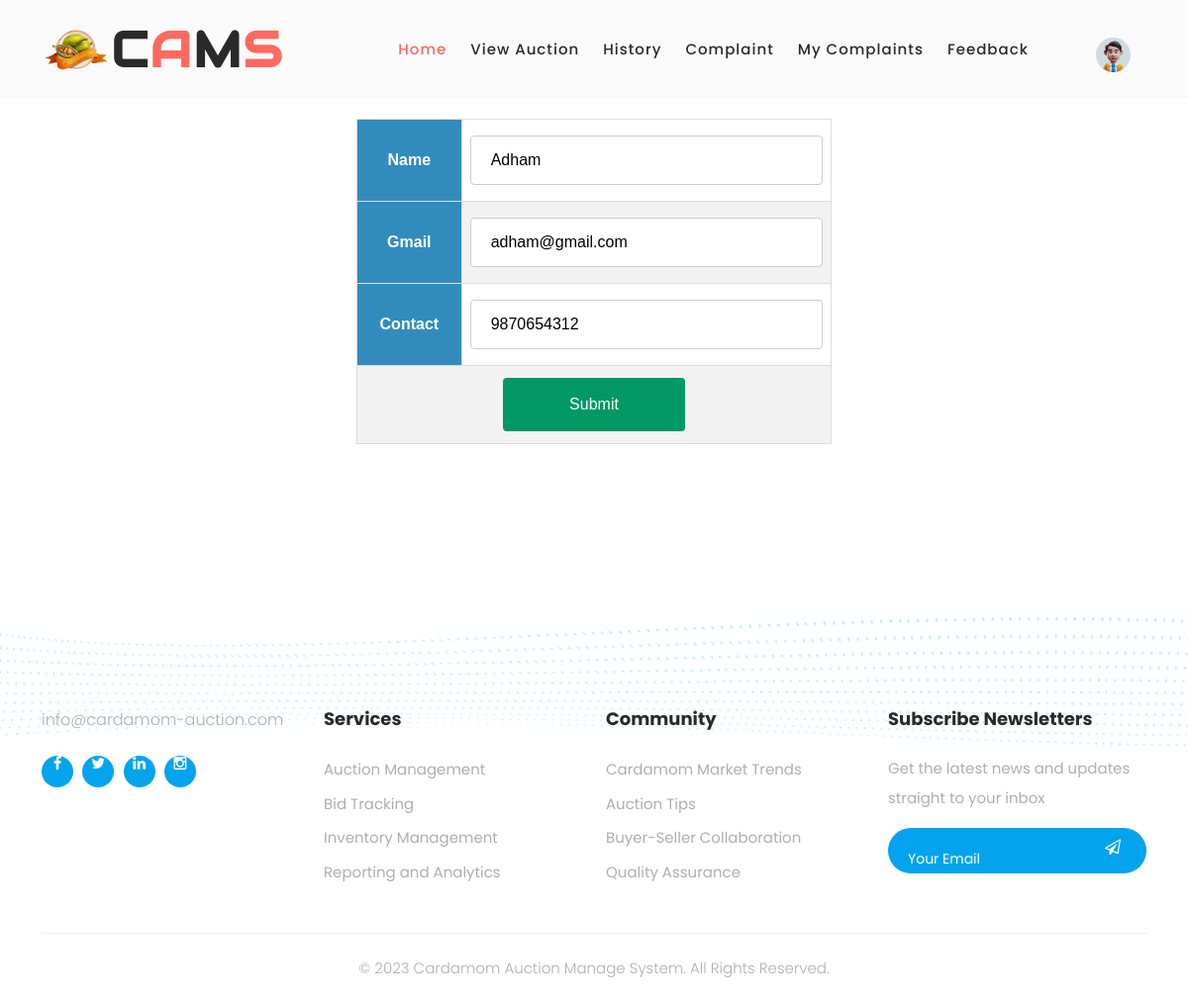
The app's page /PROJECT/Trader/EditProfile.php (signed in) with its own data.
### tables this page shows
CREATE TABLE `tbl_trader` (
  `trader_id` int(11) NOT NULL,
  `trader_name` varchar(50) NOT NULL,
  `trader_contact` varchar(10) NOT NULL,
  `trader_email` varchar(50) NOT NULL,
  `trader_password` varchar(20) NOT NULL,
  `trader_address` varchar(50) NOT NULL,
  `trader_photo` varchar(150) NOT NULL,
  `trader_v_status` varchar(50) NOT NULL DEFAULT '0',
  `trader_doj` varchar(50) NOT NULL,
  `place_id` int(11) NOT NULL,
  `trader_licenseno` varchar(50) NOT NULL,
  `trader_license_date` varchar(50) NOT NULL,
  `trader_rc` varchar(30) NOT NULL,
  `trader_gst` varchar(30) NOT NULL
);

### PROJECT/Trader/EditProfile.php (the view, shortened to what this page needs)
<!DOCTYPE html PUBLIC "-//W3C//DTD XHTML 1.0 Transitional//EN" "http://www.w3.org/TR/xhtml1/DTD/xhtml1-transitional.dtd">
<html xmlns="http://www.w3.org/1999/xhtml">
<head>
</head>
<body>
<?php
include("Head.php");
?>
<?php
include("../Assets/Connection/Connection.php");
$selQry="select * from tbl_trader where trader_id=".$_SESSION['tid'];
	$res=$conn->query($selQry);
	$data=$res->fetch_assoc();
?>
<form id="form1" name="form1" method="post" action="">
  <table width="200" border="1" align="center">
    <tr>
      <th>Name</th>
      <td><label for="txt_name2"></label>
      <input type="text" value="<?php echo $data['trader_name']?>" name="txt_name" id="txt_name" /></td>
    </tr>
    <tr>
      <th>Gmail</th>
      <td><label for="txt_email"></label>
      <input type="text" value="<?php echo $data['trader_email']?>" name="txt_email" id="txt_email" /></td>
    </tr>
    <tr>
      <th>Contact</th>
      <td><label for="txt_contact"></label>
      <input type="text" value="<?php echo $data['trader_contact']?>" name="txt_contact" id="txt_contact" /></td>
    </tr>
    <tr>
      <td colspan="2" align="center"><input type="submit" name="btn_submit" id="btn_submit" value="Submit" /></td>
    </tr>
  </table>
</form>
<?php
include("Foot.php");
?>
</body>
</html>

### PROJECT/Assets/Template/User/Dashboard/css/templatemo-onix-digital.css (style rules this page uses)
html, body, div, span, applet, object, iframe, h1, h2, h3, h4, h5, h6, p, blockquote, div pre, a, abbr, acronym, address, big, cite, code, del, dfn, em, font, img, ins, kbd, q, s, samp, small, strike, strong, sub, sup, tt, var, b, u, i, center, dl, dt, dd, ol, ul, li, figure, header, nav, section, article, aside, footer, figcaption { margin: 0; padding: 0; border: 0; outline: 0; }
* { box-sizing: border-box; }
html, body { font-family: 'Poppins', sans-serif; font-weight: 400; background-color: #fff; -ms-text-size-adjust: 100%; -webkit-font-smoothing: antialiased; -moz-osx-font-smoothing: grayscale; }
html, body { background: #fff; font-family: 'Poppins', sans-serif; }

### PROJECT/Assets/Template/form.css (style rules this page uses)
#tab form > table { width: 40%; }
#tab td, #tab th { border: 1px solid #ddd; padding: 8px; color: #c00; text-align: center; }
#tab tr:nth-child(even) { background-color: #f2f2f2; }
#tab th { padding-top: 12px; padding-bottom: 12px; text-align: center; background-color: #318cbd; color: white; }
input[type='text'], [type='password'], [type='email'], [type='date'], select { width: 100%; padding: 12px 20px; margin: 8px 0; display: inline-block; border: 1px solid #ccc; border-radius: 4px; box-sizing: border-box; }
input[type='submit'] { width: 40%; background-color: #096; color: white; padding: 15px; margin: 4px 0; border: none; border-radius: 4px; cursor: pointer; }

### records on screen
tbl_trader: txt_name "Adham", txt_email "adham@gmail.com", txt_contact "9870654312"
